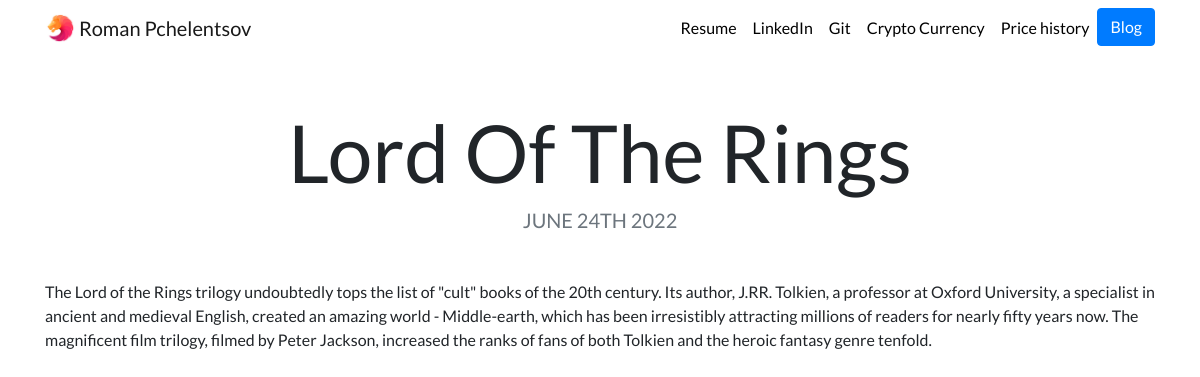
/blog/5/, run on the app's committed database.
### blog/models.py (models this page shows, shortened)
class Article(models.Model):
    title = models.CharField(max_length=80)
    data = models.DateField()
    description = models.TextField()

### blog/views.py (the view)
# urls.py: path('<int:blog_id>/', views.detail, name='detail'),
def detail(request, blog_id):
    blog = get_object_or_404(Article, pk=blog_id)
    return render(request, 'blog/detail.html', {'blog':blog})

### blog/templates/blog/detail.html
{% extends "portfolio/base.html" %}
{% load static %}
{% block content %}
<h1 class="text-center mt-5" id="blogdetailtitle">{{ blog.title }}</h1>
<h5 class="text-center text-muted mb-5">{{ blog.data|date:'F jS Y'|upper }}</h5>
{{ blog.description|safe }}
{% endblock %}

### portfolio/static/portfolio/custom.css (style rules this page uses)
body { font-family: 'Lato', sans-serif; }
@media (min-width: 992px) { #blogdetailtitle { font-size: 5rem; } }

### data on the page
Article: title "Lord Of The Rings", data "JUNE 24TH 2022", description "The Lord of the Rings trilogy undoubtedly tops the list of \"cult\" books of the 20th century. Its author, J.RR. Tolkien, a professor at Oxford University, a specialist in ancient and medieval English, created an amazing world - Middle-earth, which has been irresistibly attracting millions of readers for nearly fifty years now. The magnificent film trilogy, filmed by Peter Jackson, increased the ranks of fans of both Tolkien and the heroic fantasy genre tenfold."
